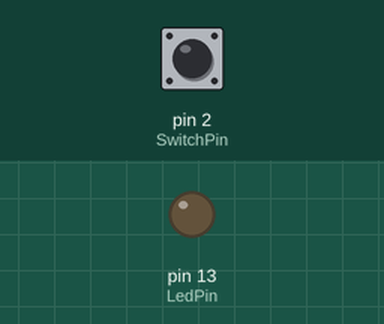
Simulated run of this sketch. Board: Arduino Uno, built with avr-gcc and run on an emulated ATmega328P. On the bench: output pins drawn as LEDs (lit = HIGH). The test bench sets the inputs (shaded band); at power-on: pin 2 (SwitchPin) LOW.

Above: at 1.8 s.
1.9 s: pin 2 (SwitchPin) pulled HIGH for 0.6 s
At 2.4 s:
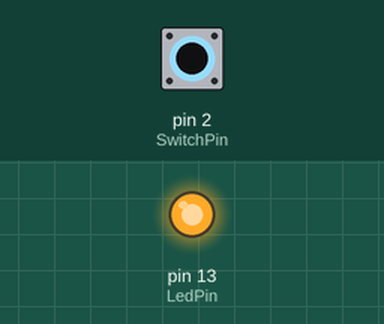
4.0 s: pin 2 (SwitchPin) pulled HIGH for 3.2 s
At 8.3 s:
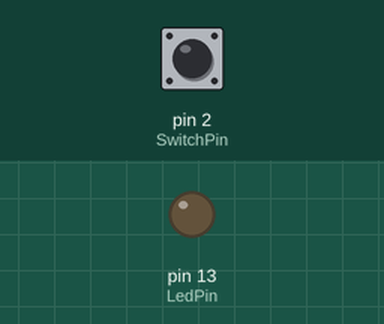
Timing chart, 0 to 9.8 s (numbered marks = the images above; inputs shaded):
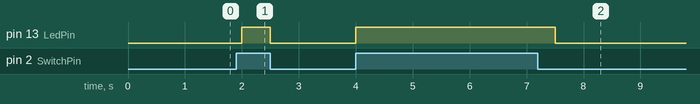

Measured:
- after the input at 1.9 s, pin 13 (LedPin): LOW → HIGH after 0.10 s, → LOW 0.50 s later
- after the input at 4.0 s, pin 13 (LedPin): LOW → HIGH at once, → LOW 3.5 s later

The sketch:

Digital_Project.ino
```cpp
//This is a project designed to implement a digital signal using an ArduinoUno Board, LED and a Switch.

const int LedPin = 13;
const int SwitchPin = 2;
int waitms = 500;
void setup()
{
  pinMode(LedPin, OUTPUT);
  pinMode(SwitchPin, INPUT);
}

void loop()
{
  int val = digitalRead(SwitchPin);
  if(val == HIGH)
  {
    digitalWrite(LedPin, HIGH);
    delay(waitms);
  }
  else
  {
    digitalWrite(LedPin, LOW);
    delay(waitms);
  }
}
```
